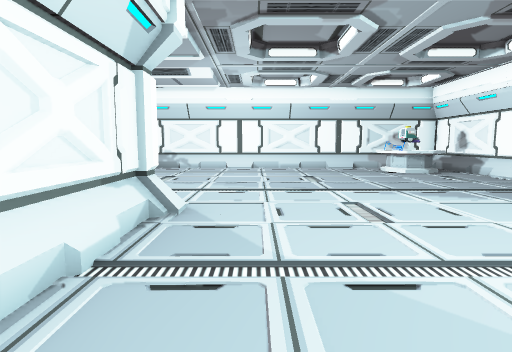
view 1 (above)

16 first-person views from a walk through a scene from a Unity 3-D project. The camera is 1.2 m above the floor, tilts 6° down and sees 80° across. Doors are open. The floor is counted in squares, 1 m on a side. Each view is taken from the middle of a square. On the plan, view 1 faces up. The plan holds only what a view shows up to about 13 squares ahead; the rest is blank. The place goes on beyond the plan. The player is left out. Some animated figures are not drawn. Some surface patterns are stand-ins.

view 2
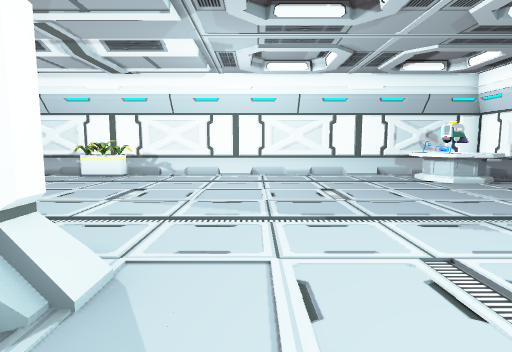

view 3
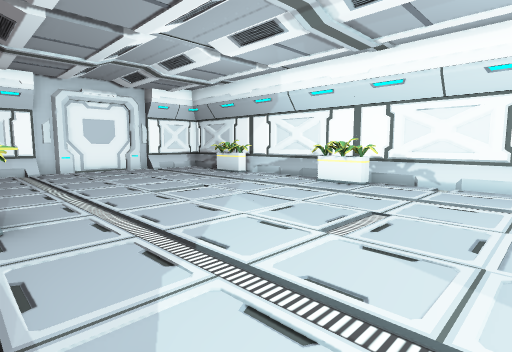

view 4
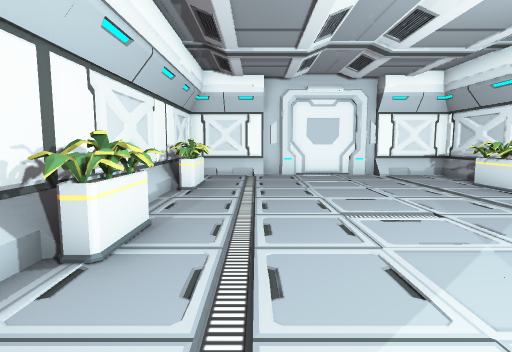

view 5
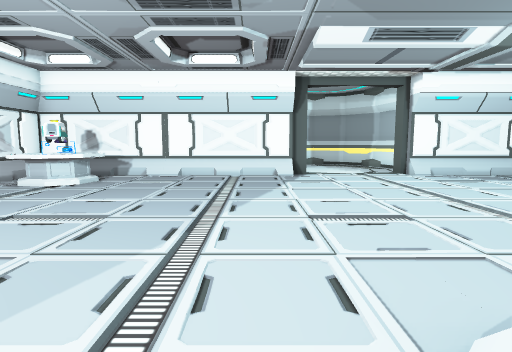

view 6
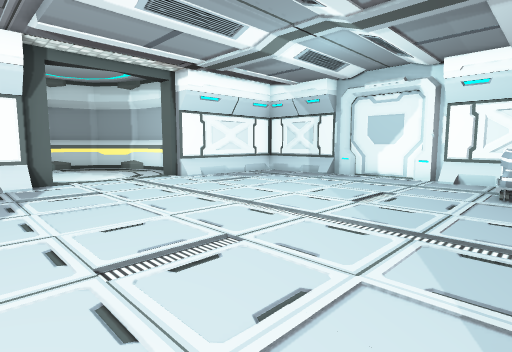

view 7
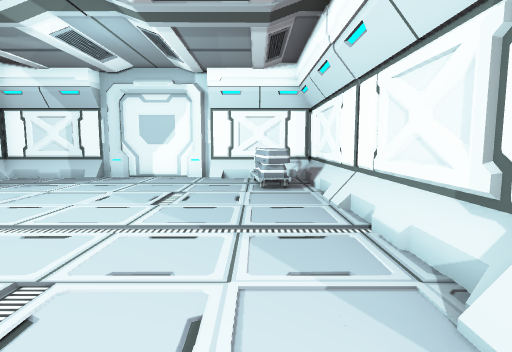

view 8
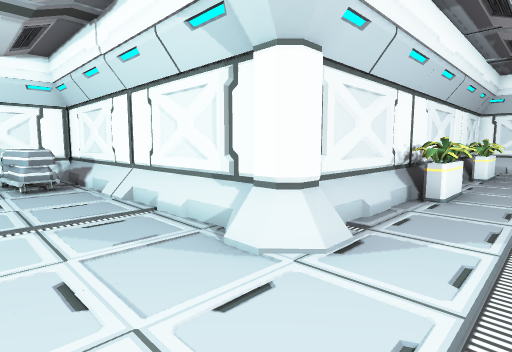

view 9
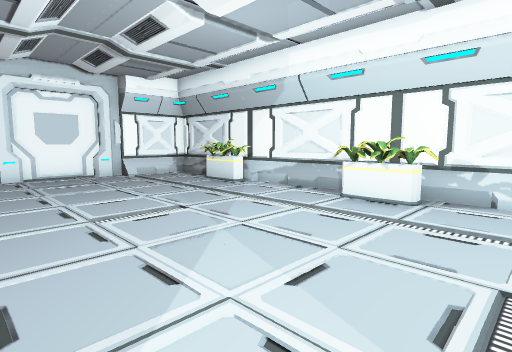

view 10
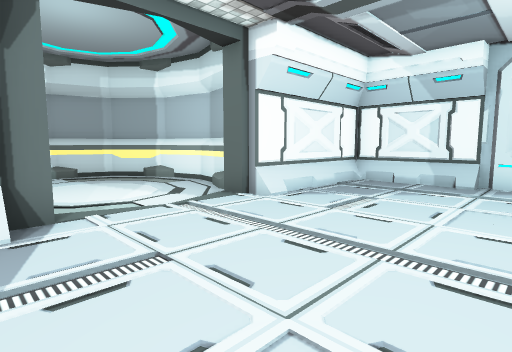

view 11
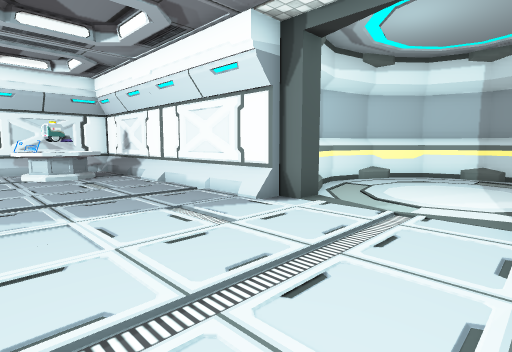

view 12
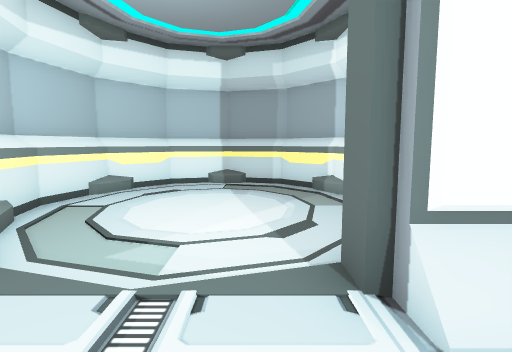

view 13
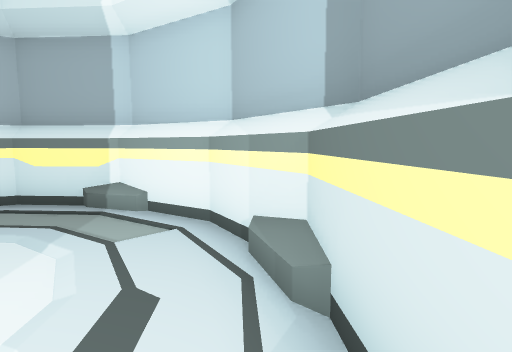

view 14
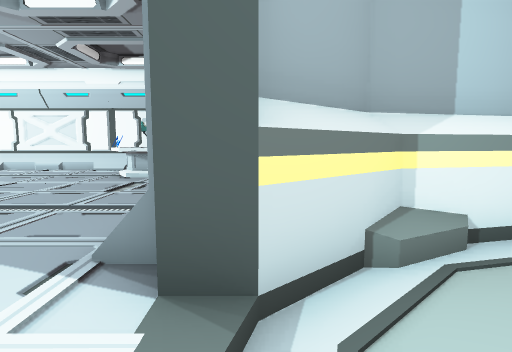

view 15
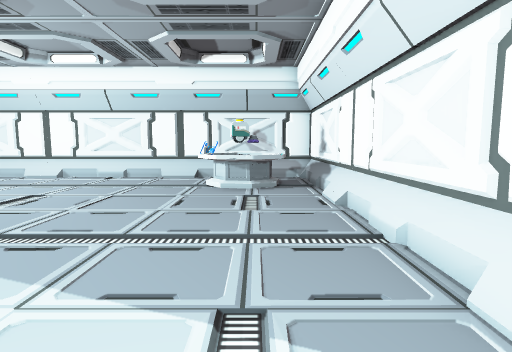

view 16
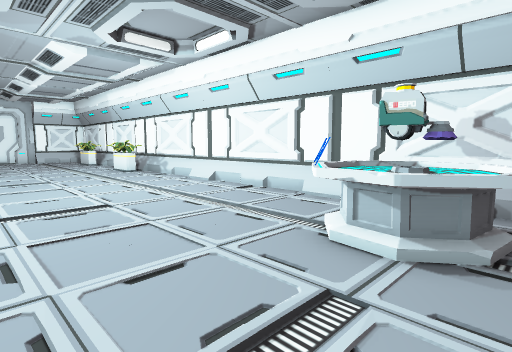

### Floor plan
Key: @ floor where view 1 was taken; # wall or solid block; . main floor; - floor 0.25 m lower than the main floor; / step, stairs or slope; D open door; ^ raised ledge; P pillar; C cart; O other object.
Columns run from 15 left of view 1 to 19 right of it. Each row starts with its distance up from view 1.
 16 ########################
 15 #.#OOO.##OO///////////###
 14 #...O....OO..........OOO#
 13 #....................OOO#
 12 #....................OO.#
 11 ........................#
 10 O.......................#
  9 #.......................#
  8 #.......................#
  7 #.......................# #######
  6 #.OOO..OOO...P..........###-----##
  5 ##############..........D#-------#
  4              #..........D--------^#
  3              #..........D--------^#
  2              #..........D--------^#
  1              #..........D#-------#
  0              #.@........###----^##
 -1              #.C........# #######
 -2              #CC........#
 -3              # C........#
 -4              #####OOO####
 -5                  O

Where each view was taken, in squares from view 1:
view 1: 0 up, 0 right, facing up
view 2: 3 up, 0 right, facing up
view 3: 6 up, 1 left, facing up-left
view 4: 8 up, 3 left, facing left
view 5: 7 up, 3 left, facing right
view 6: 7 up, 1 left, facing down-right
view 7: 7 up, 0 right, facing down
view 8: 8 up, 1 right, facing down-left
view 9: 8 up, 3 left, facing up-left
view 10: 6 up, 4 right, facing down-right
view 11: 1 up, 4 right, facing up-right
view 12: 2 up, 7 right, facing right
view 13: 2 up, 10 right, facing down-right
view 14: 3 up, 10 right, facing up
view 15: 4 up, 7 right, facing up
view 16: 9 up, 8 right, facing up-left
